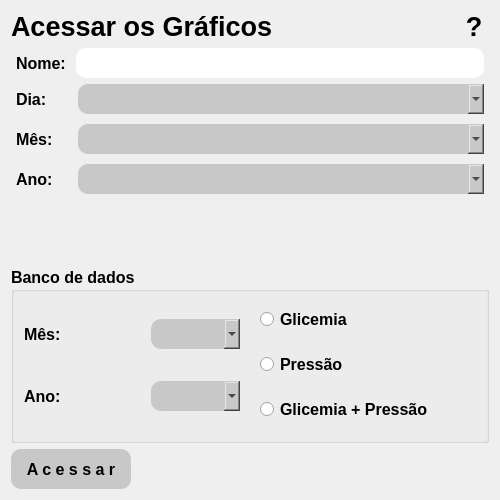
<?xml version="1.0" encoding="UTF-8"?>
<ui version="4.0">
 <class>Form</class>
 <widget class="QWidget" name="Form">
  <property name="geometry">
   <rect>
    <x>0</x>
    <y>0</y>
    <width>500</width>
    <height>500</height>
   </rect>
  </property>
  <property name="minimumSize">
   <size>
    <width>500</width>
    <height>500</height>
   </size>
  </property>
  <property name="maximumSize">
   <size>
    <width>500</width>
    <height>500</height>
   </size>
  </property>
  <property name="windowTitle">
   <string>Form</string>
  </property>
  <property name="styleSheet">
   <string notr="true">QPushButton#acessar{
background-color: rgb(200, 200, 200);
border-radius: 10px
}
QPushButton#acessar:hover{
background-color: rgba(145, 207, 230, 200)
}
QPushButton#acessar:pressed{
background-color: rgba(150, 150, 150, 255);
padding-top: 2px;
}

QLineEdit#linha_nome{
border-radius: 10px;
}
QLineEdit#linha_nome:hover{
background-color: rgba(147, 207, 230, 100)
}

QComboBox#combo_dia, #combo_mes, #combo_ano, #combo_mes_bd, #combo_ano_bd{
background-color: rgb(200, 200, 200);
border-radius: 10px
}
QComboBox#combo_dia:hover, #combo_mes:hover, #combo_ano:hover, #combo_mes_bd:hover, #combo_ano_bd:hover{
background-color: rgba(147, 207, 230, 200)
}</string>
  </property>
  <layout class="QVBoxLayout" name="verticalLayout_2">
   <item>
    <layout class="QHBoxLayout" name="horizontalLayout_3">
     <item>
      <widget class="QLabel" name="label_7">
       <property name="font">
        <font>
         <pointsize>20</pointsize>
         <weight>75</weight>
         <bold>true</bold>
        </font>
       </property>
       <property name="text">
        <string>Acessar os Gráficos</string>
       </property>
      </widget>
     </item>
     <item>
      <widget class="QPushButton" name="ajuda">
       <property name="minimumSize">
        <size>
         <width>30</width>
         <height>30</height>
        </size>
       </property>
       <property name="maximumSize">
        <size>
         <width>30</width>
         <height>30</height>
        </size>
       </property>
       <property name="font">
        <font>
         <pointsize>20</pointsize>
         <weight>75</weight>
         <bold>true</bold>
        </font>
       </property>
       <property name="cursor">
        <cursorShape>PointingHandCursor</cursorShape>
       </property>
       <property name="styleSheet">
        <string notr="true">QPushButton#ajuda{
background-color: rgba(0, 0, 0, 0);
border-radius: 10px
}
QPushButton#ajuda:hover{
background-color: rgba(145, 207, 230, 200)
}
QPushButton#ajuda:pressed{
padding-top: 2px
}
</string>
       </property>
       <property name="text">
        <string>?</string>
       </property>
      </widget>
     </item>
    </layout>
   </item>
   <item>
    <layout class="QHBoxLayout" name="horizontalLayout">
     <property name="spacing">
      <number>10</number>
     </property>
     <property name="leftMargin">
      <number>5</number>
     </property>
     <property name="rightMargin">
      <number>5</number>
     </property>
     <item>
      <widget class="QLabel" name="label">
       <property name="font">
        <font>
         <pointsize>12</pointsize>
         <weight>75</weight>
         <bold>true</bold>
        </font>
       </property>
       <property name="text">
        <string>Nome:</string>
       </property>
      </widget>
     </item>
     <item>
      <widget class="QLineEdit" name="linha_nome">
       <property name="minimumSize">
        <size>
         <width>100</width>
         <height>30</height>
        </size>
       </property>
       <property name="font">
        <font>
         <pointsize>12</pointsize>
        </font>
       </property>
       <property name="styleSheet">
        <string notr="true"/>
       </property>
      </widget>
     </item>
    </layout>
   </item>
   <item>
    <layout class="QFormLayout" name="formLayout">
     <property name="horizontalSpacing">
      <number>25</number>
     </property>
     <property name="verticalSpacing">
      <number>10</number>
     </property>
     <property name="leftMargin">
      <number>5</number>
     </property>
     <property name="rightMargin">
      <number>5</number>
     </property>
     <item row="0" column="0">
      <widget class="QLabel" name="label_2">
       <property name="font">
        <font>
         <pointsize>12</pointsize>
         <weight>75</weight>
         <bold>true</bold>
        </font>
       </property>
       <property name="text">
        <string>Dia:</string>
       </property>
      </widget>
     </item>
     <item row="0" column="1">
      <widget class="QComboBox" name="combo_dia">
       <property name="minimumSize">
        <size>
         <width>0</width>
         <height>30</height>
        </size>
       </property>
      </widget>
     </item>
     <item row="1" column="0">
      <widget class="QLabel" name="label_3">
       <property name="font">
        <font>
         <pointsize>12</pointsize>
         <weight>75</weight>
         <bold>true</bold>
        </font>
       </property>
       <property name="text">
        <string>Mês:</string>
       </property>
      </widget>
     </item>
     <item row="1" column="1">
      <widget class="QComboBox" name="combo_mes">
       <property name="minimumSize">
        <size>
         <width>0</width>
         <height>30</height>
        </size>
       </property>
      </widget>
     </item>
     <item row="2" column="0">
      <widget class="QLabel" name="label_4">
       <property name="font">
        <font>
         <family>MS Shell Dlg 2</family>
         <pointsize>12</pointsize>
         <weight>75</weight>
         <bold>true</bold>
        </font>
       </property>
       <property name="text">
        <string>Ano:</string>
       </property>
      </widget>
     </item>
     <item row="2" column="1">
      <widget class="QComboBox" name="combo_ano">
       <property name="minimumSize">
        <size>
         <width>0</width>
         <height>30</height>
        </size>
       </property>
      </widget>
     </item>
    </layout>
   </item>
   <item>
    <widget class="QGroupBox" name="groupBox">
     <property name="font">
      <font>
       <pointsize>12</pointsize>
       <weight>75</weight>
       <bold>true</bold>
      </font>
     </property>
     <property name="title">
      <string>Banco de dados</string>
     </property>
     <property name="flat">
      <bool>false</bool>
     </property>
     <property name="checkable">
      <bool>false</bool>
     </property>
     <layout class="QHBoxLayout" name="horizontalLayout_2">
      <property name="spacing">
       <number>10</number>
      </property>
      <property name="leftMargin">
       <number>5</number>
      </property>
      <property name="topMargin">
       <number>5</number>
      </property>
      <property name="rightMargin">
       <number>5</number>
      </property>
      <property name="bottomMargin">
       <number>5</number>
      </property>
      <item>
       <layout class="QGridLayout" name="gridLayout">
        <property name="leftMargin">
         <number>5</number>
        </property>
        <property name="rightMargin">
         <number>5</number>
        </property>
        <property name="bottomMargin">
         <number>0</number>
        </property>
        <property name="horizontalSpacing">
         <number>37</number>
        </property>
        <property name="verticalSpacing">
         <number>10</number>
        </property>
        <item row="1" column="0">
         <widget class="QLabel" name="label_5">
          <property name="font">
           <font>
            <pointsize>12</pointsize>
            <weight>75</weight>
            <bold>true</bold>
           </font>
          </property>
          <property name="text">
           <string>Mês:</string>
          </property>
         </widget>
        </item>
        <item row="2" column="0">
         <widget class="QLabel" name="label_6">
          <property name="font">
           <font>
            <pointsize>12</pointsize>
            <weight>75</weight>
            <bold>true</bold>
           </font>
          </property>
          <property name="text">
           <string>Ano:</string>
          </property>
         </widget>
        </item>
        <item row="1" column="1">
         <widget class="QComboBox" name="combo_mes_bd">
          <property name="minimumSize">
           <size>
            <width>80</width>
            <height>30</height>
           </size>
          </property>
         </widget>
        </item>
        <item row="2" column="1">
         <widget class="QComboBox" name="combo_ano_bd">
          <property name="minimumSize">
           <size>
            <width>80</width>
            <height>30</height>
           </size>
          </property>
          <property name="maximumSize">
           <size>
            <width>16777215</width>
            <height>16777215</height>
           </size>
          </property>
         </widget>
        </item>
       </layout>
      </item>
      <item>
       <layout class="QVBoxLayout" name="verticalLayout">
        <property name="spacing">
         <number>10</number>
        </property>
        <property name="leftMargin">
         <number>5</number>
        </property>
        <property name="rightMargin">
         <number>0</number>
        </property>
        <item>
         <widget class="QRadioButton" name="glicemia">
          <property name="font">
           <font>
            <pointsize>12</pointsize>
            <weight>75</weight>
            <bold>true</bold>
           </font>
          </property>
          <property name="text">
           <string>Glicemia</string>
          </property>
         </widget>
        </item>
        <item>
         <widget class="QRadioButton" name="pressao">
          <property name="font">
           <font>
            <pointsize>12</pointsize>
            <weight>75</weight>
            <bold>true</bold>
           </font>
          </property>
          <property name="text">
           <string>Pressão</string>
          </property>
         </widget>
        </item>
        <item>
         <widget class="QRadioButton" name="glicemia_pressao">
          <property name="font">
           <font>
            <pointsize>12</pointsize>
            <weight>75</weight>
            <bold>true</bold>
           </font>
          </property>
          <property name="text">
           <string>Glicemia + Pressão</string>
          </property>
         </widget>
        </item>
       </layout>
      </item>
     </layout>
    </widget>
   </item>
   <item>
    <widget class="QPushButton" name="acessar">
     <property name="minimumSize">
      <size>
       <width>120</width>
       <height>40</height>
      </size>
     </property>
     <property name="maximumSize">
      <size>
       <width>120</width>
       <height>40</height>
      </size>
     </property>
     <property name="font">
      <font>
       <pointsize>12</pointsize>
       <weight>75</weight>
       <bold>true</bold>
      </font>
     </property>
     <property name="cursor">
      <cursorShape>PointingHandCursor</cursorShape>
     </property>
     <property name="text">
      <string>A c e s s a r</string>
     </property>
    </widget>
   </item>
  </layout>
 </widget>
 <resources/>
 <connections/>
</ui>
